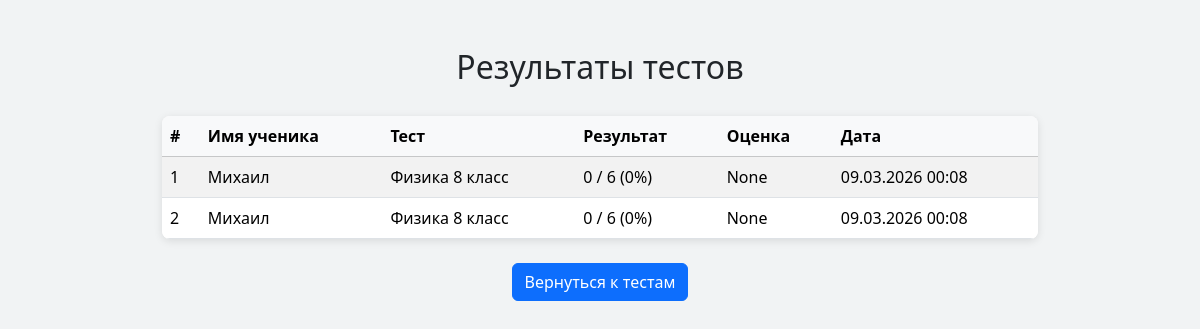
The app's page /results/Михаил/ with its own data.
### testsystem/models.py (models this page shows, shortened)
class Result(models.Model):
    student_name = models.CharField("Имя ученика", max_length=255)
    test = models.ForeignKey(Test, on_delete=models.CASCADE)
    score = models.IntegerField("Баллы")
    date_taken = models.DateTimeField("Дата прохождения", auto_now_add=True)
    grade = models.IntegerField("Оценка", blank=True, null=True)

class Test(models.Model):
    title = models.CharField("Название теста", max_length=255)
    description = models.TextField("Описание теста", blank=True)
    published_date = models.DateTimeField("Дата публикации", auto_now_add=True)

### testsystem/views.py (the view)
# urls.py: path('results/<str:student_name>/', views.result_list, name='result_list'),
def result_list(request, student_name):
    results = Result.objects.filter(student_name=student_name).order_by('-date_taken')
    return render(request, 'testsystem/results_list.html', {'results': results, 'student_name': student_name})

### testsystem/templates/testsystem/results_list.html (shortened to what this page needs)
{% load static %}
<!DOCTYPE html>
<html lang="ru">
<head>
<link href="https://cdn.jsdelivr.net/npm/bootstrap@5.3.2/dist/css/bootstrap.min.css" rel="stylesheet">
</head>
<body>
<div class="container py-5">
<h2>Результаты тестов</h2>
<table class="table table-striped table-hover">
<thead class="table-light">
<tr>
<th>#</th>
<th>Имя ученика</th>
<th>Тест</th>
<th>Результат</th>
<th>Оценка</th>
<th>Дата</th>
</tr>
</thead>
<tbody>
{% for r in results %}
<tr>
<td>{{ forloop.counter }}</td>
<td>{{ r.student_name }}</td>
<td>{{ r.test.title }}</td>
<td>
{{ r.score }} / {{ r.test.questions.count }}
({% widthratio r.score r.test.questions.count 100 %}%)
</td>
<td>{{ r.grade }}</td>
<td>{{ r.date_taken|date:"d.m.Y H:i" }}</td>
</tr>
{% empty %}
<tr>
<td colspan="6" class="text-center">Результатов пока нет</td>
</tr>
{% endfor %}
</tbody>
</table>
<div class="text-center mt-4">
<a href="{% url 'index' %}" class="btn btn-primary">
Вернуться к тестам
</a>
</div>
</div>
</body>
</html>

### testsystem/templates/testsystem/results_list.html (style rules this page uses)
body { background:#f1f3f4; }
.container { max-width:900px; }
.table { background:white; border-radius:8px; box-shadow:0 2px 8px rgba(0,0,0,0.1); overflow:hidden; }
h2 { margin-bottom:30px; text-align:center; }

### records on screen
Result: student_name "Михаил", test "Физика 8 класс", score "0", test.questions.count "6", score+test "0", grade "None", date_taken "09.03.2026 00:08"
Result: student_name "Михаил", test "Физика 8 класс", score "0", test.questions.count "6", score+test "0", grade "None", date_taken "09.03.2026 00:08"
